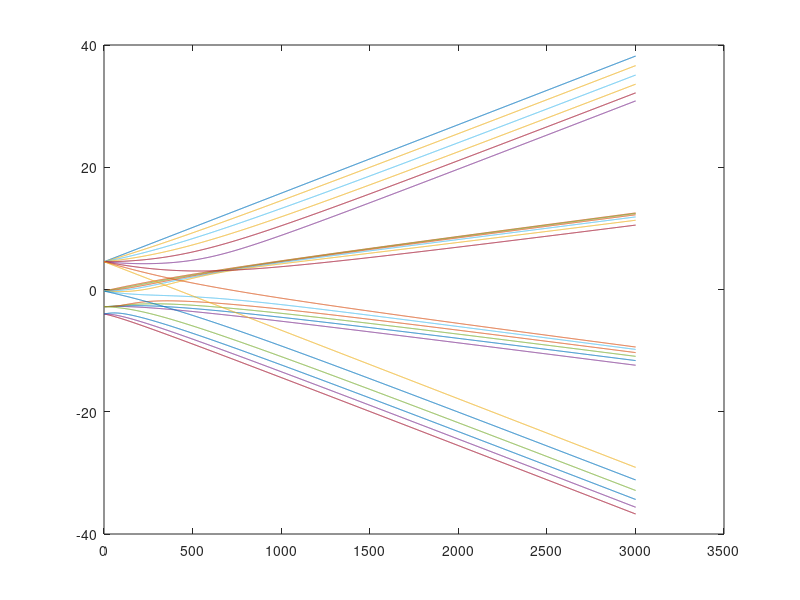

MATLAB code to generate this figure: (Note: this script raises an error after producing the figure.)
energy=zeros(24,3001);
vector=zeros(24,24,3001);
HC=zeros(24,24);%coupling
H=zeros(24,24);
HB=zeros(24,24);%magnetic field
%submatrix
S2=zeros(2,2);
S3=zeros(3,3);
S4=zeros(4,4);
S5=zeros(4,4);
S6=zeros(4,4);
S7=zeros(3,3);
S8=zeros(2,2);

%Hamitonian of IJ coupling
HC(1,1)=15/4;%m_F=+-4
HC(24,24)=15/4;

HC(2,2)=9/4;%m_F=3
HC(3,3)=5/4;
HC(2,3)=sqrt(15)/2;
HC(3,2)=sqrt(15)/2;

HC(23,23)=9/4;%m_F=-3
HC(22,22)=5/4;
HC(23,22)=sqrt(15)/2;
HC(22,23)=sqrt(15)/2;

HC(4,4)=3/4;%m_F=2
HC(5,5)=3/4;
HC(6,6)=-5/4;
HC(4,5)=sqrt(6);
HC(5,4)=sqrt(6);
HC(6,5)=sqrt(5);
HC(5,6)=sqrt(5);

HC(21,21)=3/4;%m_F=-2
HC(20,20)=3/4;
HC(19,19)=-5/4;
HC(21,20)=sqrt(6);
HC(20,21)=sqrt(6);
HC(19,20)=sqrt(5);
HC(20,19)=sqrt(5);

HC(7,7)=-3/4;%m_F=1
HC(8,8)=1/4;
HC(9,9)=-3/4;
HC(10,10)=-15/4;
HC(7,8)=sqrt(27)/2;
HC(8,7)=sqrt(27)/2;
HC(9,8)=sqrt(8);
HC(8,9)=sqrt(8);
HC(9,10)=sqrt(15)/2;
HC(10,9)=sqrt(15)/2;

HC(18,18)=-3/4;%m_F=-1
HC(17,17)=1/4;
HC(16,16)=-3/4;
HC(15,15)=-15/4;
HC(17,18)=sqrt(27)/2;
HC(18,17)=sqrt(27)/2;
HC(16,17)=sqrt(8);
HC(17,16)=sqrt(8);
HC(16,15)=sqrt(15)/2;
HC(15,16)=sqrt(15)/2;

HC(11,11)=-9/4;%m_F=0;
HC(12,12)=-1/4;
HC(13,13)=-1/4;
HC(14,14)=-9/4;
HC(11,12)=sqrt(6);
HC(12,11)=sqrt(6);
HC(12,13)=3;
HC(13,12)=3;
HC(14,13)=sqrt(6);
HC(13,14)=sqrt(6);

for i=1:3001
    B = 0.1*i-0.1;
    c1 = 0.0748067116403314*B;%Hamitonian of magnetic field
    c2 = -0.000021966242806066916*B;
    HB(1,1) = 1.5*c1+2.5*c2;
    HB(2,2) = 1.5*c1+1.5*c2;  
    HB(3,3) = 0.5*c1+2.5*c2;  
    HB(4,4) = 1.5*c1+0.5*c2;   
    HB(5,5) = 0.5*c1+1.5*c2;   
    HB(6,6) = -0.5*c1+2.5*c2;    
    HB(7,7) = 1.5*c1-0.5*c2;   
    HB(8,8) = 0.5*c1+0.5*c2;   
    HB(9,9) = -0.5*c1+1.5*c2;   
    HB(10,10) = -1.5*c1+2.5*c2;   
    HB(11,11) = 1.5*c1-1.5*c2;   
    HB(12,12) = 0.5*c1-0.5*c2;   
    HB(13,13) = -0.5*c1+0.5*c2;   
    HB(14,14) = -1.5*c1+1.5*c2;
    HB(24,24) = -1.5*c1-2.5*c2;
    HB(23,23) = -1.5*c1-1.5*c2;  
    HB(22,22) = -0.5*c1-2.5*c2;  
    HB(21,21) = -1.5*c1-0.5*c2;   
    HB(20,20) = -0.5*c1-1.5*c2;   
    HB(19,19) = 0.5*c1-2.5*c2;    
    HB(18,18) = -1.5*c1+0.5*c2;   
    HB(17,17) = -0.5*c1-0.5*c2;   
    HB(16,16) = 0.5*c1-1.5*c2;   
    HB(15,15) = 1.5*c1-2.5*c2;
    
    H=1.025*HC+0.05*HC*HC+HB;%Hamitonian including electric quadrupole, magnetic field, IJ coupling 
    
    energy(1,i)=H(1,1);%mF=+4
    vector(1,1,i)=1;
    energy(24,i)=H(24,24);%mF=-4
    vector(24,24,i)=1;
 %construct submatrix 
    for j=1:2%mF=+-3
        for k=1:2
            S2(j,k)=H(j+1,k+1);
            S8(j,k)=H(21+j,21+k);
        end        
    end
    [V2,D2] = eig(S2);
    [d2,ind2] = sort(diag(D2));
    [V8,D8] = eig(S8);
    [d8,ind8] = sort(diag(D8));
    for j=1:2
        energy(j+1,i)=d2(j);
        energy(21+j,i)=d8(j);%sort the eigenvalues
        for k=1:2
            vector(j+1,k+1,i)=V2(j,ind2(k));
            vector(21+j,21+k,i)=V8(j,ind8(k));%sort the eigenvectors
        end
    end
    
    for j=1:3%mF=+-2
        for k=1:3
            S3(j,k)=H(j+3,k+3);
            S7(j,k)=H(18+j,18+k);
        end        
    end
    [V3,D3] = eig(S3);;
    [V7,D7] = eig(S7);
    [d3,ind3] = sort(diag(D3))
    [d7,ind7] = sort(diag(D7));
    for j=1:3
        energy(j+3,i)=d3(j);
        energy(18+j,i)=d7(j);
        for k=1:3
            vector(j+3,k+3,i)=V3(j,ind3(k));
            vector(18+j,18+k,i)=V7(j,ind7(k));
        end
    end    
    
    for j=1:4%mF=+-1 0
        for k=1:4
            S4(j,k)=H(j+6,k+6);
            S5(j,k)=H(j+10,k+10);
            S6(j,k)=H(14+j,14+k);
        end        
    end
    [V4,D4] = eig(S4);
    [d4,ind4] = sort(diag(D4));
    [V5,D5] = eig(S5);
    [d5,ind5] = sort(diag(D5));
    [V6,D6] = eig(S6);
    [d6,ind6] = sort(diag(D6));    
    for j=1:4
        energy(j+6,i)=d4(j);
        energy(j+10,i)=d5(j);
        energy(j+14,i)=d6(j);
        for k=1:4
            vector(j+6,k+6,i)=V4(j,ind4(k));
            vector(j+10,k+10,i)=V5(j,ind5(k));
            vector(14+j,14+k,i)=V6(j,ind6(k));
        end
    end
end
figure(1)
plot(energy');

V=zeros(3001,576);
for i=1:3001
    for j=1:24
        for k=1:24
            V(i,(j-1)*24+k)=vector(k,j,i);
        end
    end
end
%%    export the data
writematrix(energy','dataP4.csv'); 
writematrix(V,'dataPVe4.csv');
    
    
    

